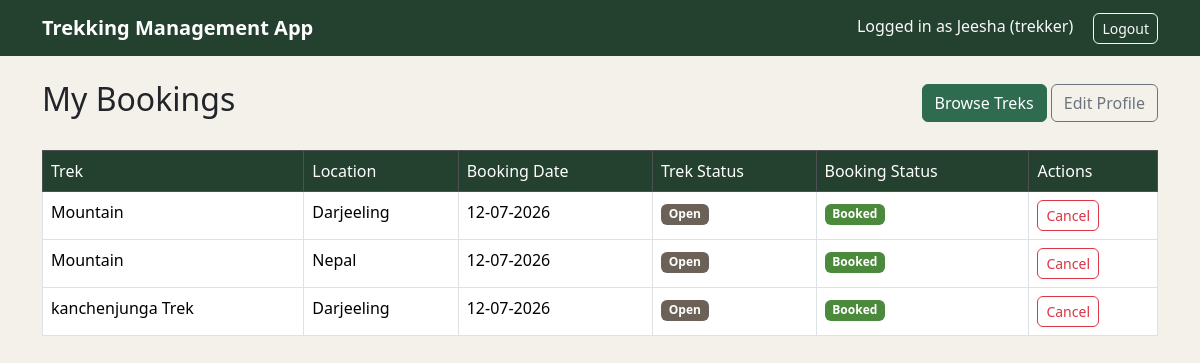
/trekker/dashboard (signed in), run on the app's committed database.
### models.py (models this page shows, shortened)
class User(db.Model, UserMixin):
    __tablename__='users'
    id=db.Column(db.Integer,primary_key=True)
    name=db.Column(db.String(80),nullable=False)
    email=db.Column(db.String(120),unique=True,nullable=False)
    password_hash=db.Column(db.String(256),nullable=False)
    contact_details=db.Column(db.String(20))
    role=db.Column(db.String(20),nullable=False)
    approval_status=db.Column(db.String(20),default='Pending')
    is_blacklisted=db.Column(db.Boolean,default=False)
    created_at=db.Column(db.DateTime,default=datetime.utcnow)

class Booking(db.Model):
     __tablename__='bookings'
     id=db.Column(db.Integer,primary_key=True)
     user_id=db.Column(db.Integer,db.ForeignKey("users.id"),nullable=False)
     trek_id=db.Column(db.Integer,db.ForeignKey('treks.id'),nullable=False)
     booking_date=db.Column(db.DateTime,default=datetime.utcnow)
     status=db.Column(db.String(20),nullable=False,default='Booked')
     user=db.relationship('User',backref='bookings')
     trek=db.relationship('Trek',backref='trek_bookings')

class Trek(db.Model):
    __tablename__='treks'
    id=db.Column(db.Integer,primary_key=True)
    name=db.Column(db.String(120),nullable=False)
    location=db.Column(db.String(150),nullable=False)
    difficulty=db.Column(db.String(20),nullable=False)
    duration=db.Column(db.Integer,nullable=False)
    total_slots=db.Column(db.Integer,nullable=False)
    available_slots=db.Column(db.Integer,nullable=False)
    status=db.Column(db.String(20),nullable=False,default='Pending')
    start_date=db.Column(db.Date,nullable=False)
    end_date=db.Column(db.Date,nullable=False)
    assigned_staff_id=db.Column(db.Integer,db.ForeignKey('users.id'),nullable=True)
    assigned_staff=db.relationship('User',backref='assigned_treks')

### routes/trekker.py (the view)
@trekker_bp.route('/dashboard')
@login_required
@role_required('trekker')
def dashboard():
    my_bookings = Booking.query.filter_by(user_id=current_user.id).order_by(Booking.booking_date.desc()).all()
    return render_template('trekker/dashboard.html', bookings=my_bookings)

### app.py (called while the page is built)
@login_manager.user_loader
def load_user(user_id):
    return db.session.get(User, int(user_id))

### templates/trekker/dashboard.html (shortened to what this page needs)
{% extends "base.html" %}
{% block content %}
<div class="d-flex justify-content-between align-items-center mb-4">
    <h2>My Bookings</h2>
    <div>
        <a href="{{ url_for('trekker.browse_treks') }}" class="btn btn-primary">Browse Treks</a>
        <a href="{{ url_for('trekker.edit_profile') }}" class="btn btn-outline-secondary">Edit Profile</a>
    </div>
</div>
<table class="table table-bordered table-hover">
    <thead class="table-dark">
        <tr>
            <th>Trek</th>
            <th>Location</th>
            <th>Booking Date</th>
            <th>Trek Status</th>
            <th>Booking Status</th>
            <th>Actions</th>
        </tr>
    </thead>
    <tbody>
        {% for booking in bookings %}
        <tr>
            <td>{{ booking.trek.name }}</td>
            <td>{{ booking.trek.location }}</td>
            <td>{{ booking.booking_date.strftime('%d-%m-%Y') }}</td>
            <td><span class="badge bg-secondary">{{ booking.trek.status }}</span></td>
            <td>
                {% if booking.status == 'Booked' %}
                    <span class="badge bg-success">Booked</span>
                {% elif booking.status == 'Cancelled' %}
                    <span class="badge bg-danger">Cancelled</span>
                {% else %}
                    <span class="badge bg-secondary">{{ booking.status }}</span>
                {% endif %}
            </td>
            <td>
                {% if booking.status == 'Booked' %}
                <form action="{{ url_for('trekker.cancel_booking', booking_id=booking.id) }}" method="POST">
                    <button type="submit" class="btn btn-sm btn-outline-danger">Cancel</button>
                </form>
                {% endif %}
            </td>
        </tr>
        {% else %}
        <tr>
            <td colspan="6" class="text-center text-muted">You haven't booked any treks yet.</td>
        </tr>
        {% endfor %}
    </tbody>
</table>
{% endblock %}

### templates/base.html (shortened to what this page needs)
<!DOCTYPE html>
<html lang="en">
<head>
    <link href="https://cdn.jsdelivr.net/npm/bootstrap@5.3.3/dist/css/bootstrap.min.css" rel="stylesheet">
    <link href="{{ url_for('static', filename='css/style.css') }}" rel="stylesheet">
</head>
<body>
<nav class="navbar navbar-expand-lg navbar-dark bg-success">
    <div class="container">
        <a class="navbar-brand" href="{{ url_for('home') }}">Trekking Management App</a>
        <div>
            {% if current_user.is_authenticated %}
                <span class="navbar-text text-light me-3">
                    Logged in as {{ current_user.name }} ({{ current_user.role }})
                </span>
                <a class="btn btn-outline-light btn-sm" href="{{ url_for('auth.logout') }}">Logout</a>
            {% else %}
                <a class="btn btn-outline-light btn-sm me-2" href="{{ url_for('auth.login') }}">Login</a>
                <a class="btn btn-light btn-sm" href="{{ url_for('auth.register') }}">Register</a>
            {% endif %}
        </div>
    </div>
</nav>
<div class="container mt-4">
    {% block content %}
    {% endblock %}
</div>
</body>
</html>

### static/css/style.css (style rules this page uses)
:root { --bs-primary: #2f6b4f; --bs-primary-rgb: 47, 107, 79; --bs-success: #4a8a3a; --bs-success-rgb: 74, 138, 58; --bs-secondary: #6b6157; --bs-secondary-rgb: 107, 97, 87; }
body { background-color: #f4f1eb; }
.navbar { background-color: #24402f !important; }
.navbar-brand { font-weight: 600; }
.table thead th { background-color: #24402f !important; font-weight: 500; }
.btn { border-radius: 6px; }
.btn-primary { background-color: #2f6b4f; border-color: #2f6b4f; }

### data on the page
User: name "Jeesha", role "trekker"
Booking: trek.name "Mountain", trek.location "Darjeeling", booking_date "12-07-2026", trek.status "Open", status "Booked"
Booking: trek.name "Mountain", trek.location "Nepal", booking_date "12-07-2026", trek.status "Open", status "Booked"
Booking: trek.name "kanchenjunga Trek", trek.location "Darjeeling", booking_date "12-07-2026", trek.status "Open", status "Booked"
